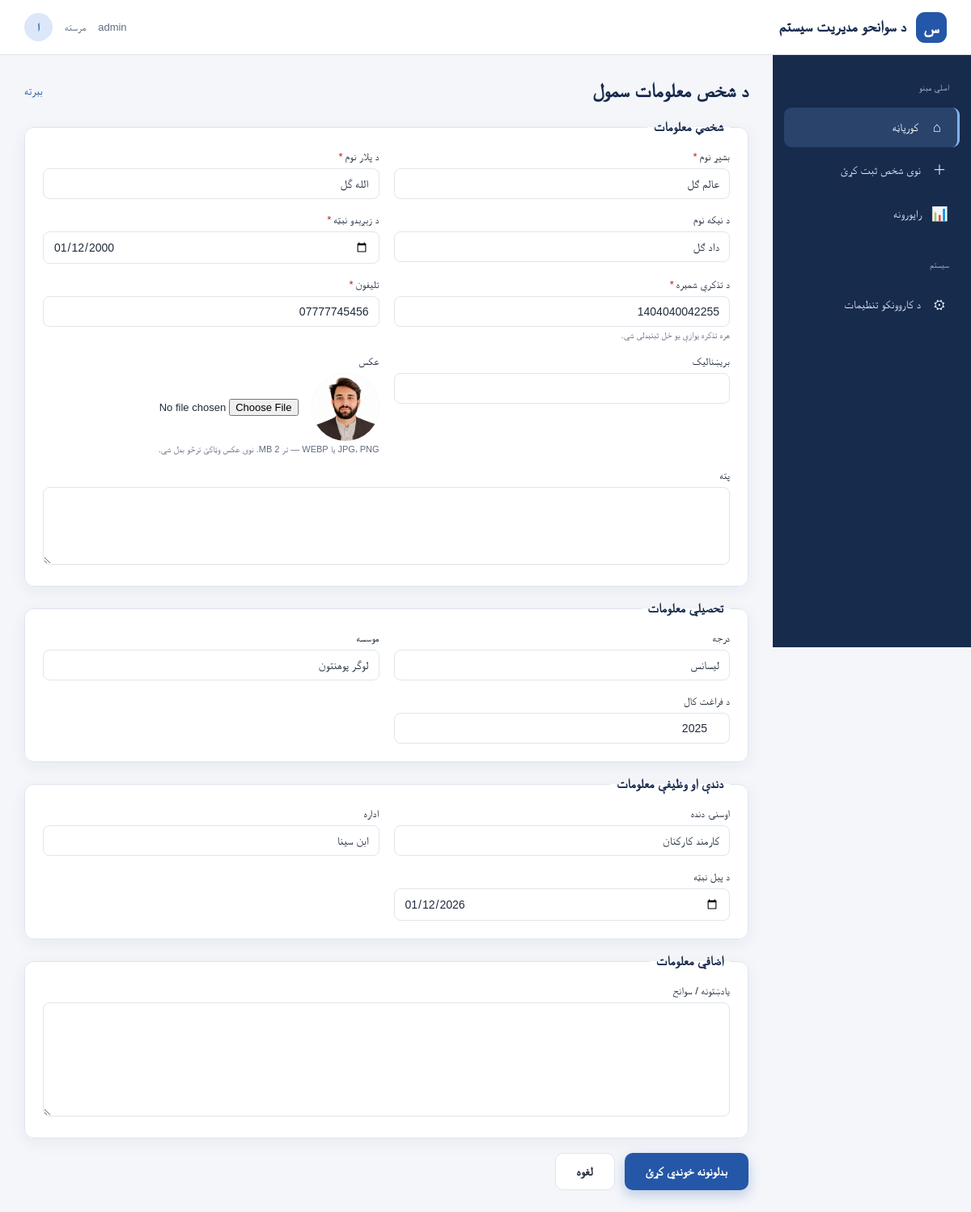
Screenshot of /persons/2/edit/ (signed in) with the database file from the repository.
### sawanih/models.py (models this page shows, shortened)
class Person(models.Model):
    full_name = models.CharField("بشپړ نوم", max_length=150)
    father_name = models.CharField("د پلار نوم", max_length=150)
    grandfather_name = models.CharField("د نیکه نوم", max_length=150, blank=True)
    date_of_birth = models.DateField("د زېږېدو نېټه")
    id_number = models.CharField("د تذکرې شمېره", max_length=30, unique=True)
    phone = models.CharField("تلیفون", max_length=20)
    email = models.EmailField("بریښنالیک", blank=True)
    address = models.TextField("پته", blank=True)
    photo = models.ImageField("عکس", upload_to="persons/%Y/", blank=True)
    degree = models.CharField("درجه", max_length=100, blank=True)
    institution = models.CharField("موسسه", max_length=150, blank=True)
    graduation_year = models.PositiveSmallIntegerField("د فراغت کال", null=True, blank=True)
    job_title = models.CharField("دنده", max_length=150, blank=True)
    organization = models.CharField("اداره", max_length=150, blank=True)
    start_date = models.DateField("د پیل نېټه", null=True, blank=True)
    notes = models.TextField("یادښتونه / سوانح", blank=True)
    created_by = models.ForeignKey(settings.AUTH_USER_MODEL, null=True, on_delete=models.SET_NULL, related_name="+")
    created_at = models.DateTimeField(auto_now_add=True)
    updated_by = models.ForeignKey(settings.AUTH_USER_MODEL, null=True, blank=True, on_delete=models.SET_NULL, related_name="+")
    updated_at = models.DateTimeField(auto_now=True, null=True)
    class Meta:
        ordering = ["-created_at", "-id"]
        verbose_name = "شخص"
        verbose_name_plural = "اشخاص"

### sawanih/views.py (the view)
# urls.py: path("persons/<int:pk>/edit/", views.person_edit, name="person_edit"),
@login_required
def person_edit(request, pk):
    return render(request, "sawanih/person_form.html",
                  {"active": "home", "person": get_object_or_404(Person, pk=pk)})

### sawanih/templates/sawanih/person_form.html (shortened to what this page needs)
{% extends "sawanih/base.html" %}{% load static %}
{% block css %}<link rel="stylesheet" href="{% static 'sawanih/person_form.css' %}">{% endblock %}
{% block content %}
<main>
  <div class="head">
    <h1>{% if person %}د شخص معلومات سمول{% else %}نوی شخص ثبت کړئ{% endif %}</h1>
    <a class="back" href="{% if person %}{% url 'sawanih:person_detail' person.pk %}{% else %}{% url 'sawanih:dashboard' %}{% endif %}">بېرته</a>
  </div>
  <form id="personForm" method="post" enctype="multipart/form-data" novalidate
        data-mode="{% if person %}edit{% else %}create{% endif %}"
        action="{% if person %}{% url 'sawanih:api_person_item' person.pk %}{% else %}{% url 'sawanih:api_person_create' %}{% endif %}"
        data-redirect="{% if person %}{% url 'sawanih:person_detail' person.pk %}{% else %}{% url 'sawanih:dashboard' %}{% endif %}">
    <fieldset>
      <legend>شخصي معلومات</legend>
      <div class="grid">
        <div class="field" data-name="full_name"><label for="full_name">بشپړ نوم<span class="req">*</span></label><input type="text" id="full_name" name="full_name" value="{{ person.full_name|default_if_none:'' }}" maxlength="150" autocomplete="off"><div class="err"></div></div>
        <div class="field" data-name="father_name"><label for="father_name">د پلار نوم<span class="req">*</span></label><input type="text" id="father_name" name="father_name" value="{{ person.father_name|default_if_none:'' }}" maxlength="150"><div class="err"></div></div>
        <div class="field" data-name="grandfather_name"><label for="grandfather_name">د نیکه نوم</label><input type="text" id="grandfather_name" name="grandfather_name" value="{{ person.grandfather_name|default_if_none:'' }}" maxlength="150"><div class="err"></div></div>
        <div class="field" data-name="date_of_birth"><label for="date_of_birth">د زېږېدو نېټه<span class="req">*</span></label><input type="date" id="date_of_birth" name="date_of_birth" value="{{ person.date_of_birth|date:'Y-m-d' }}"><div class="err"></div></div>
        <div class="field" data-name="id_number"><label for="id_number">د تذکرې شمېره<span class="req">*</span></label><input type="text" id="id_number" name="id_number" value="{{ person.id_number|default_if_none:'' }}" maxlength="30" inputmode="text" autocomplete="off" dir="ltr" style="text-align:right"><div class="err"></div><div class="hint">هره تذکره یوازې یو ځل ثبتېدلی شي.</div></div>
        <div class="field" data-name="phone"><label for="phone">تلیفون<span class="req">*</span></label><input type="tel" id="phone" name="phone" value="{{ person.phone|default_if_none:'' }}" maxlength="20" inputmode="tel" dir="ltr" style="text-align:right" placeholder="0700123456"><div class="err"></div></div>
        <div class="field" data-name="email"><label for="email">بریښنالیک</label><input type="email" id="email" name="email" value="{{ person.email|default_if_none:'' }}" dir="ltr" style="text-align:right"><div class="err"></div></div>
        <div class="field" data-name="photo"><label for="photo">عکس</label>
          <div class="photo-row"><div class="preview" id="preview">{% if person.photo %}<img src="{{ person.photo.url }}" alt="">{% else %}<span aria-hidden="true">👤</span>{% endif %}</div><input type="file" id="photo" name="photo" accept="image/jpeg,image/png,image/webp"></div>
          <div class="err"></div><div class="hint">JPG، PNG یا WEBP — تر 2 MB.{% if person.photo %} نوی عکس وټاکئ ترڅو بدل شي.{% endif %}</div></div>
        <div class="field wide" data-name="address"><label for="address">پته</label><textarea id="address" name="address" rows="2">{{ person.address }}</textarea><div class="err"></div></div>
      </div>
    </fieldset>
    <fieldset>
      <legend>تحصیلي معلومات</legend>
      <div class="grid">
        <div class="field" data-name="degree"><label for="degree">درجه</label><input type="text" id="degree" name="degree" value="{{ person.degree|default_if_none:'' }}" maxlength="100"><div class="err"></div></div>
        <div class="field" data-name="institution"><label for="institution">موسسه</label><input type="text" id="institution" name="institution" value="{{ person.institution|default_if_none:'' }}" maxlength="150"><div class="err"></div></div>
        <div class="field" data-name="graduation_year"><label for="graduation_year">د فراغت کال</label><input type="number" id="graduation_year" name="graduation_year" value="{{ person.graduation_year|default_if_none:'' }}" min="1950" max="2100" inputmode="numeric" dir="ltr" style="text-align:right"><div class="err"></div></div>
      </div>
    </fieldset>
    <fieldset>
      <legend>دندې او وظیفې معلومات</legend>
      <div class="grid">
        <div class="field" data-name="job_title"><label for="job_title">اوسنۍ دنده</label><input type="text" id="job_title" name="job_title" value="{{ person.job_title|default_if_none:'' }}" maxlength="150"><div class="err"></div></div>
        <div class="field" data-name="organization"><label for="organization">اداره</label><input type="text" id="organization" name="organization" value="{{ person.organization|default_if_none:'' }}" maxlength="150"><div class="err"></div></div>
        <div class="field" data-name="start_date"><label for="start_date">د پیل نېټه</label><input type="date" id="start_date" name="start_date" value="{{ person.start_date|date:'Y-m-d' }}"><div class="err"></div></div>
      </div>
    </fieldset>
    <fieldset>
      <legend>اضافي معلومات</legend>
      <div class="field" data-name="notes"><label for="notes">یادښتونه / سوانح</label><textarea id="notes" name="notes" rows="5">{{ person.notes }}</textarea><div class="err"></div></div>
    </fieldset>
    <div class="actions">
      <button class="btn save" type="submit" id="saveBtn">{% if person %}بدلونونه خوندي کړئ{% else %}ثبت کړئ{% endif %}</button>
      <a class="btn cancel" href="{% if person %}{% url 'sawanih:person_detail' person.pk %}{% else %}{% url 'sawanih:dashboard' %}{% endif %}">لغوه</a>
    </div>
  </form>
</main>
{% endblock %}

### sawanih/templates/sawanih/base.html (shortened to what this page needs)
{% load static %}<!DOCTYPE html>
<html lang="ps" dir="rtl">
<head>
<link rel="stylesheet" href="{% static 'sawanih/shell.css' %}">
{% block css %}{% endblock %}
</head>
<body>
<header class="topbar">
  <a class="brand" href="{% url 'sawanih:dashboard' %}"><div class="brand-mark">س</div><span>د سوانحو مدیریت سیستم</span></a>
  <div class="top-actions"><span class="role">{{ user.get_username }}</span><span>مرسته</span><a class="avatar" href="{% url 'admin:index' %}" style="text-decoration:none" aria-label="اداري برخه">ا</a></div>
</header>
<div class="layout">
  <aside aria-label="اصلي مېنو">
    <div class="menu-title">اصلي مېنو</div>
    <a class="nav-link{% if active == 'home' %} active{% endif %}" href="{% url 'sawanih:dashboard' %}"><span class="nav-icon" aria-hidden="true">⌂</span><span class="nav-text">کورپاڼه</span></a>
    <a class="nav-link{% if active == 'add' %} active{% endif %}" href="{% url 'sawanih:person_new' %}"><span class="nav-icon" aria-hidden="true">＋</span><span class="nav-text">نوی شخص ثبت کړئ</span></a>
    <a class="nav-link{% if active == 'reports' %} active{% endif %}" href="{% url 'sawanih:reports' %}"><span class="nav-icon" aria-hidden="true">📊</span><span class="nav-text">راپورونه</span></a>
    <div class="menu-title" style="margin-top:22px">سیستم</div>
    <a class="nav-link" href="{% url 'admin:index' %}"><span class="nav-icon" aria-hidden="true">⚙</span><span class="nav-text">د کاروونکو تنظیمات</span></a>
  </aside>
  {% block content %}{% endblock %}
</div>
</body>
</html>

### sawanih/static/sawanih/shell.css (style rules this page uses)
:root { --navy:#172b4d;--blue:#2457a7;--line:#e6eaf0;--white:#fff;--muted:#718096 }
.topbar { height:68px;background:var(--white);border-bottom:1px solid var(--line);display:flex;align-items:center;justify-content:space-between;padding:0 30px;position:sticky;top:0;z-index:5;line-height:1.5 }
.brand { display:flex;align-items:center;gap:12px;font-weight:700;color:var(--navy);font-size:19px;text-decoration:none }
.brand-mark { width:38px;height:38px;border-radius:11px;background:var(--blue);color:#fff;display:grid;place-items:center;font-size:21px }
.top-actions { display:flex;align-items:center;gap:15px;color:var(--muted);font-size:13px }
.avatar { width:35px;height:35px;border-radius:50%;background:#dce7fa;color:var(--blue);display:grid;place-items:center;font-weight:bold }
.layout { display:flex;min-height:calc(100vh - 68px) }
aside { width:245px;background:var(--navy);padding:24px 14px;color:#dce5f4;flex-shrink:0;position:sticky;top:68px;height:calc(100vh - 68px);overflow-y:auto;align-self:flex-start;line-height:1.5 }
.menu-title { font-size:11px;color:#a9b9d3;padding:8px 13px 12px }
.nav-link { display:flex;align-items:center;gap:12px;padding:12px 14px;margin:4px 0;border-radius:9px;color:#dce5f4;text-decoration:none;font-size:14px;transition:.2s }
.nav-link:hover,.nav-link.active { background:#29436b;color:#fff }
.nav-link.active { border-inline-start:3px solid #82b1ff }
.nav-icon { width:22px;text-align:center;font-size:17px }

### sawanih/static/sawanih/person_form.css (style rules this page uses)
:root { --navy:#172b4d;--blue:#2457a7;--bg:#f4f6fa;--text:#202b3c;--muted:#5f6b7e;--line:#dfe5ee;--white:#fff;--red:#b42318;--shadow:0 5px 20px rgba(25,42,70,.06) }
* { box-sizing:border-box }
body { margin:0;background:var(--bg);color:var(--text);font-family:Tahoma,Arial,sans-serif }
button,input,textarea { font:inherit }
main { flex:1;min-width:0;padding:30px }
.head { display:flex;justify-content:space-between;align-items:center;gap:16px;margin-bottom:22px;flex-wrap:wrap }
h1 { font-size:24px;margin:0;color:var(--navy) }
.back { color:var(--blue);text-decoration:none;font-size:14px }
form { max-width:900px }
fieldset { background:var(--white);border:1px solid var(--line);border-radius:12px;box-shadow:var(--shadow);padding:20px 22px 8px;margin:0 0 18px;min-width:0 }
legend { font-size:16px;font-weight:700;color:var(--navy);padding:0 8px }
.grid { display:grid;grid-template-columns:repeat(2,minmax(0,1fr));gap:4px 18px }
.field { margin-bottom:14px;min-width:0 }
.field.wide { grid-column:1/-1 }
label { display:block;font-size:13px;margin-bottom:6px;color:var(--text) }
.req { color:var(--red);margin-inline-start:3px }
input[type=text],input[type=tel],input[type=email],input[type=date],input[type=number],textarea { width:100%;border:1px solid var(--line);border-radius:8px;padding:10px 12px;font-size:14px;background:#fff;color:var(--text) }
input[type=file] { width:100%;font-size:13px }
textarea { min-height:96px;resize:vertical;line-height:1.7 }
.hint { font-size:11px;color:var(--muted);margin-top:4px }
.photo-row { display:flex;gap:16px;align-items:center }
.preview { width:84px;height:84px;border-radius:50%;background:#dce7fa;color:var(--blue);display:grid;place-items:center;font-size:30px;overflow:hidden;flex-shrink:0 }
.preview img { width:100%;height:100%;object-fit:cover }
.actions { display:flex;gap:12px;flex-wrap:wrap }
.btn { border:0;border-radius:10px;padding:13px 26px;font-size:15px;font-weight:700;cursor:pointer;text-decoration:none;display:inline-block }
.btn.save { background:var(--blue);color:#fff;box-shadow:0 6px 16px rgba(36,87,167,.28) }
.btn.cancel { background:#fff;color:var(--text);border:1px solid var(--line) }

### rows the page displays
Person: full_name "عالم ګل", father_name "الله گل", grandfather_name "داد ګل", date_of_birth "01/12/2000", id_number "1404040042255", phone "07777745456", photo (picture), degree "لیسانس", institution "لوگر پوهنتون", graduation_year "2025", job_title "کارمند کارکنان", organization "ابن سینا", start_date "01/12/2026"

### other values shown
{{ user.get_username }} "admin"
